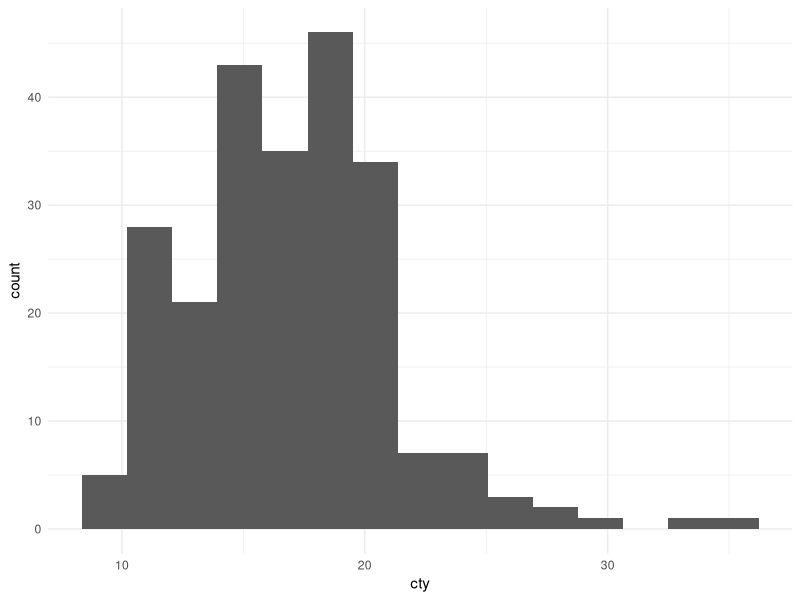
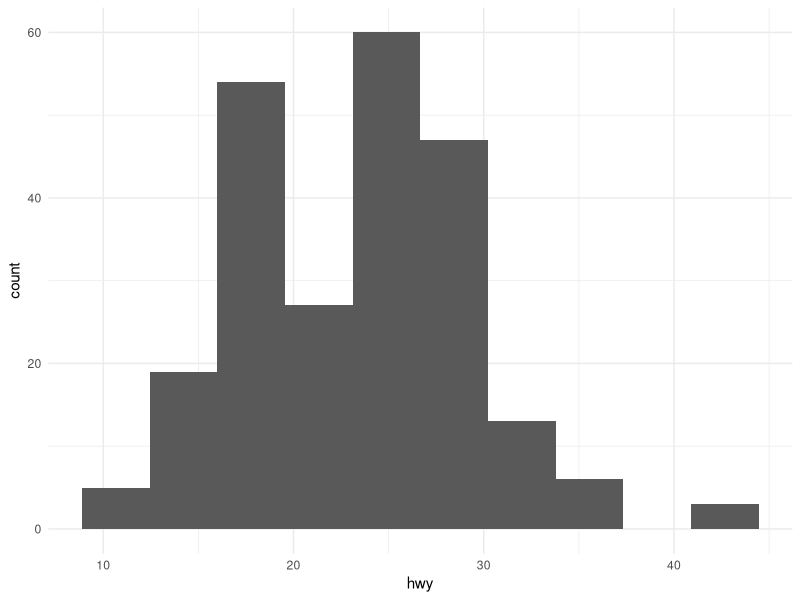
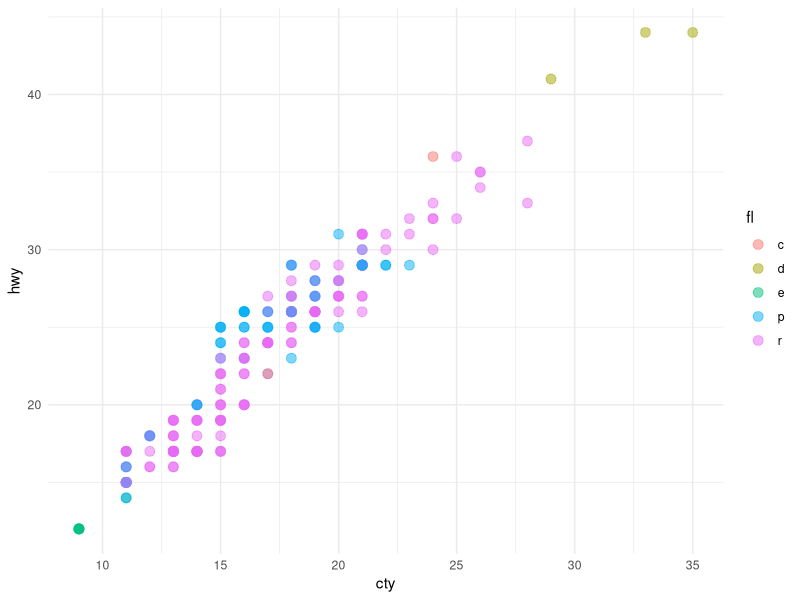
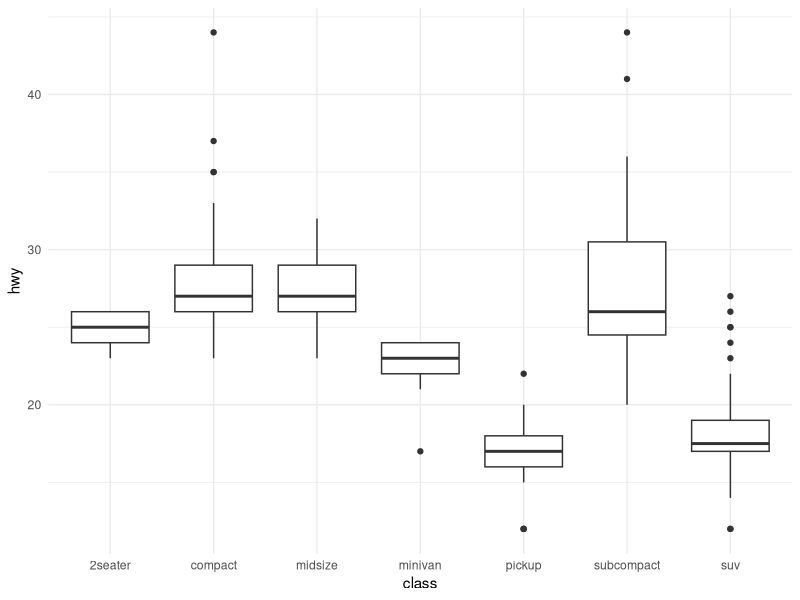
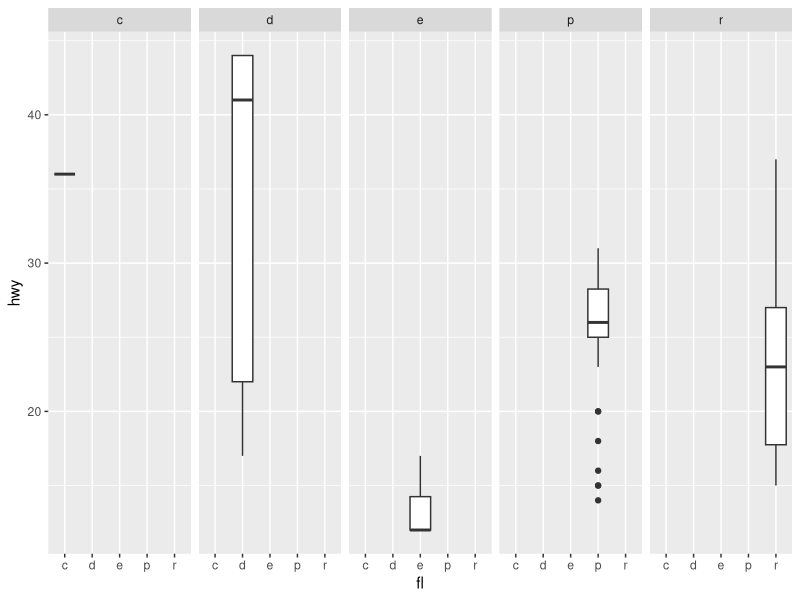
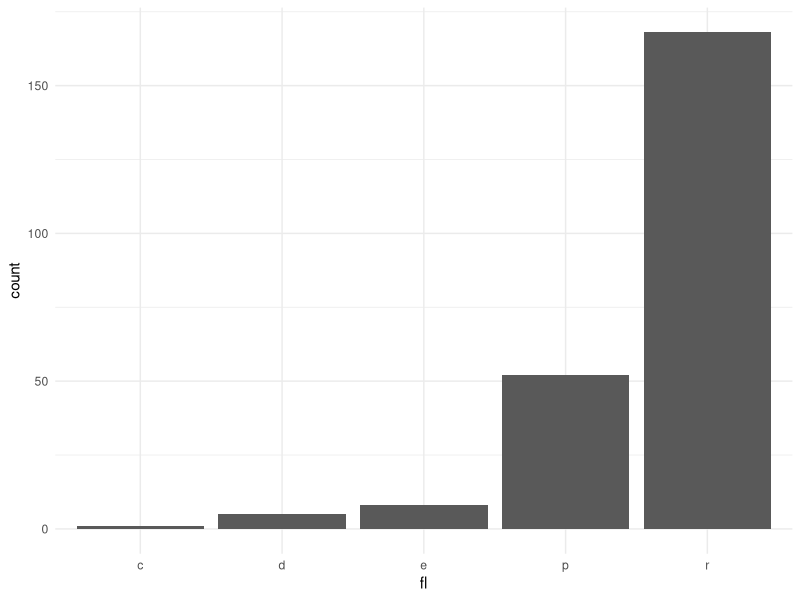
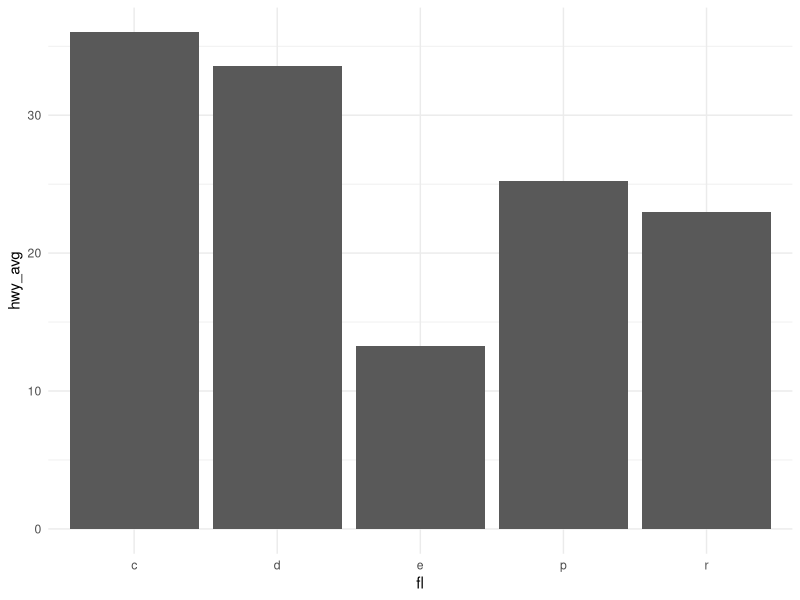
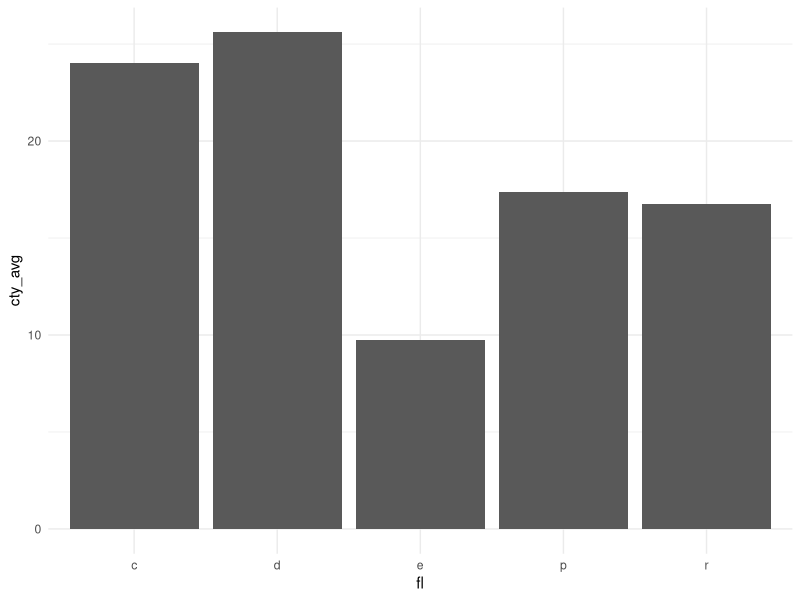

These charts were generated, in order, by the following R code:
## ---- chunk 1
library(tidyverse)
library(ggplot2)
data(mpg)
## ---- chunk 2
head(mpg)
## ---- chunk 3
ggplot(mpg,aes(x=cty))+
  geom_histogram(bins=15)+
  theme_minimal()
## ---- chunk 4
ggplot(mpg,aes(x=hwy))+
  geom_histogram(bins=10)+
  theme_minimal()
## ---- chunk 5
ggplot(mpg,aes(cty,hwy,color=fl))+
  geom_point(alpha=0.5,size=3)+
  theme_minimal()
## ---- chunk 6
ggplot(mpg ,aes(class,hwy))+
  geom_boxplot()+
  theme_minimal()
## ---- chunk 7
ggplot(mpg ,aes(fl,hwy))+
  geom_boxplot()+
  facet_wrap(~fl,nrow=1)
  theme_minimal()
## ---- chunk 8
ggplot(mpg ,aes(fl))+
  geom_bar()+
  theme_minimal()
## ---- chunk 9
ggplot(mpg%>%
         select(hwy,fl) %>%
         group_by(fl)%>%
         summarise(hwy_avg=mean(hwy)),aes(fl,hwy_avg))+
  geom_col()+
  theme_minimal()
## ---- chunk 10
ggplot(mpg%>%
         select(cty,fl) %>%
         group_by(fl)%>%
         summarise(cty_avg=mean(cty)),aes(fl,cty_avg))+
  geom_col()+
  theme_minimal()
